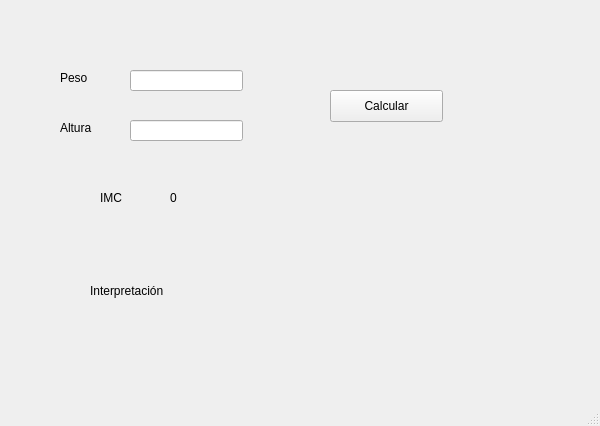
<?xml version="1.0" encoding="UTF-8"?>
<ui version="4.0">
 <class>MainWindow</class>
 <widget class="QMainWindow" name="MainWindow">
  <property name="geometry">
   <rect>
    <x>0</x>
    <y>0</y>
    <width>600</width>
    <height>426</height>
   </rect>
  </property>
  <property name="windowTitle">
   <string>Calculadora de indice de masa corporal</string>
  </property>
  <widget class="QWidget" name="centralwidget">
   <widget class="QLineEdit" name="pesoIn">
    <property name="geometry">
     <rect>
      <x>130</x>
      <y>70</y>
      <width>113</width>
      <height>21</height>
     </rect>
    </property>
   </widget>
   <widget class="QLineEdit" name="alturaIn">
    <property name="geometry">
     <rect>
      <x>130</x>
      <y>120</y>
      <width>113</width>
      <height>21</height>
     </rect>
    </property>
   </widget>
   <widget class="QPushButton" name="calcularBtn">
    <property name="geometry">
     <rect>
      <x>330</x>
      <y>90</y>
      <width>113</width>
      <height>32</height>
     </rect>
    </property>
    <property name="text">
     <string>Calcular</string>
    </property>
   </widget>
   <widget class="QLabel" name="label">
    <property name="geometry">
     <rect>
      <x>100</x>
      <y>190</y>
      <width>60</width>
      <height>16</height>
     </rect>
    </property>
    <property name="text">
     <string>IMC</string>
    </property>
   </widget>
   <widget class="QLabel" name="pesoLb">
    <property name="geometry">
     <rect>
      <x>60</x>
      <y>70</y>
      <width>60</width>
      <height>16</height>
     </rect>
    </property>
    <property name="text">
     <string>Peso</string>
    </property>
   </widget>
   <widget class="QLabel" name="alturaLb">
    <property name="geometry">
     <rect>
      <x>60</x>
      <y>120</y>
      <width>60</width>
      <height>16</height>
     </rect>
    </property>
    <property name="text">
     <string>Altura</string>
    </property>
   </widget>
   <widget class="QLabel" name="interpretacion">
    <property name="geometry">
     <rect>
      <x>90</x>
      <y>260</y>
      <width>381</width>
      <height>61</height>
     </rect>
    </property>
    <property name="text">
     <string>Interpretación</string>
    </property>
    <property name="scaledContents">
     <bool>true</bool>
    </property>
   </widget>
   <widget class="QLabel" name="imcOut">
    <property name="geometry">
     <rect>
      <x>170</x>
      <y>190</y>
      <width>60</width>
      <height>16</height>
     </rect>
    </property>
    <property name="text">
     <string>0</string>
    </property>
   </widget>
  </widget>
  <widget class="QMenuBar" name="menubar">
   <property name="geometry">
    <rect>
     <x>0</x>
     <y>0</y>
     <width>600</width>
     <height>36</height>
    </rect>
   </property>
  </widget>
  <widget class="QStatusBar" name="statusbar"/>
 </widget>
 <resources/>
 <connections/>
</ui>
